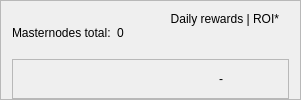
                   <widget class="QFrame" name="frameMnInfo">
                    <property name="frameShape">
                     <enum>QFrame::StyledPanel</enum>
                    </property>
                    <property name="frameShadow">
                     <enum>QFrame::Raised</enum>
                    </property>
                    <layout class="QVBoxLayout" name="verticalLayout_17">
                     <property name="bottomMargin">
                      <number>0</number>
                     </property>
                     <item>
                      <layout class="QHBoxLayout" name="horizontalLayout_9">
                       <item>
                        <widget class="QLabel" name="labelMnTotal">
                         <property name="minimumSize">
                          <size>
                           <width>0</width>
                           <height>0</height>
                          </size>
                         </property>
                         <property name="maximumSize">
                          <size>
                           <width>16777215</width>
                           <height>16777215</height>
                          </size>
                         </property>
                         <property name="text">
                          <string>Masternodes total:</string>
                         </property>
                        </widget>
                       </item>
                       <item>
                        <widget class="QLabel" name="labelMnTotal_Value">
                         <property name="text">
                          <string>0</string>
                         </property>
                        </widget>
                       </item>
                       <item>
                        <spacer name="horizontalSpacer_7">
                         <property name="orientation">
                          <enum>Qt::Horizontal</enum>
                         </property>
                         <property name="sizeHint" stdset="0">
                          <size>
                           <width>40</width>
                           <height>16</height>
                          </size>
                         </property>
                        </spacer>
                       </item>
                       <item>
                        <widget class="QLabel" name="labelROI">
                         <property name="minimumSize">
                          <size>
                           <width>0</width>
                           <height>0</height>
                          </size>
                         </property>
                         <property name="maximumSize">
                          <size>
                           <width>16777215</width>
                           <height>16777215</height>
                          </size>
                         </property>
                         <property name="text">
                          <string>Daily rewards | ROI*   </string>
                         </property>
                         <property name="alignment">
                          <set>Qt::AlignRight</set>
                         </property>
                        </widget>
                       </item>
                      </layout>
                     </item>
                     <item>
                      <widget class="QFrame" name="frameMnInfoLevels">
                       <property name="frameShape">
                        <enum>QFrame::StyledPanel</enum>
                       </property>
                       <property name="frameShadow">
                        <enum>QFrame::Raised</enum>
                       </property>
                       <layout class="QGridLayout" name="gridLayout_2">
                        <property name="verticalSpacing">
                         <number>0</number>
                        </property>
                        <item row="0" column="1">
                         <widget class="QLabel" name="roi_11">
                          <property name="minimumSize">
                           <size>
                            <width>50</width>
                            <height>0</height>
                           </size>
                          </property>
                          <property name="maximumSize">
                           <size>
                            <width>16777215</width>
                            <height>16777215</height>
                           </size>
                          </property>
                          <property name="text">
                           <string>-</string>
                          </property>
                          <property name="alignment">
                           <set>Qt::AlignRight|Qt::AlignTrailing|Qt::AlignVCenter</set>
                          </property>
                         </widget>
                        </item>
                        <item row="0" column="0">
                         <spacer name="horizontalSpacer_4">
                          <property name="orientation">
                           <enum>Qt::Horizontal</enum>
                          </property>
                          <property name="sizeHint" stdset="0">
                           <size>
                            <width>40</width>
                            <height>20</height>
                           </size>
                          </property>
                         </spacer>
                        </item>
                        <item row="0" column="2">
                         <widget class="QLabel" name="roi_12">
                          <property name="minimumSize">
                           <size>
                            <width>50</width>
                            <height>0</height>
                           </size>
                          </property>
                          <property name="maximumSize">
                           <size>
                            <width>16777215</width>
                            <height>16777215</height>
                           </size>
                          </property>
                          <property name="text">
                           <string/>
                          </property>
                          <property name="alignment">
                           <set>Qt::AlignLeading|Qt::AlignLeft|Qt::AlignVCenter</set>
                          </property>
                         </widget>
                        </item>
                       </layout>
                      </widget>
                     </item>
                    </layout>
                   </widget>
